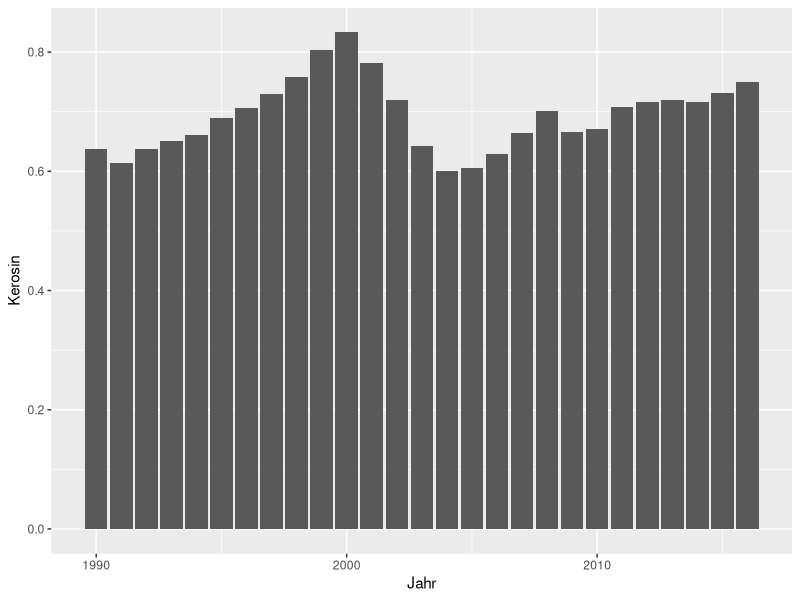

Recreate this plot in R.
## ---- chunk 1
library(tidyverse)
## ---- chunk 2

ghg <- read_csv("daten/ugz_treibhausgasbilanz.csv")

## ---- chunk 3
glimpse(ghg)
## ---- chunk 4
ggplot(data = ghg,
       mapping = aes(x = Jahr, y = Kerosin)) +
  geom_col()
## ---- chunk 5
#| echo: false
knitr::include_graphics("https://github.com/rstatszh-dev/data/blob/main/images/treibhausgasbilanz-stadt-zuerich.png?raw=true")
## ---- chunk 6

